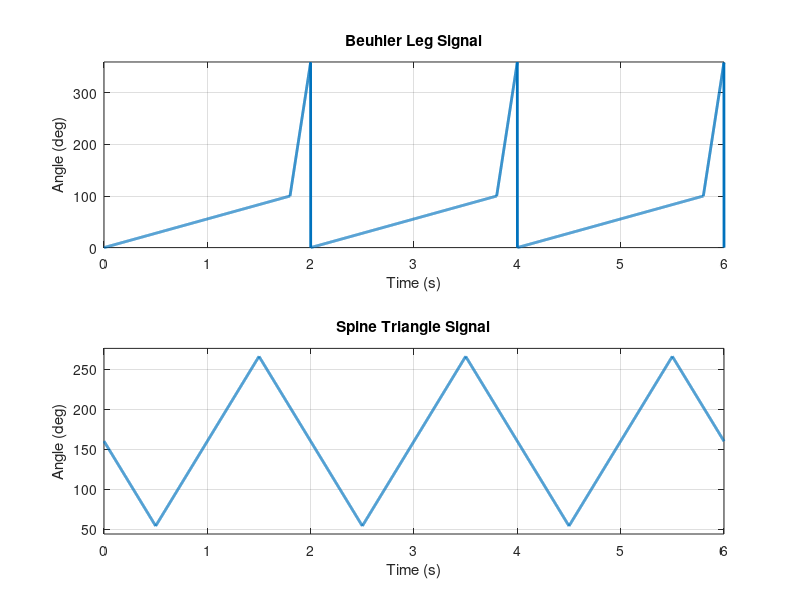

Here is the MATLAB script that generated this plot:
%% Parameters from Arduino code

clear; 
clc;

T = 2.0; % cycle_period (s)
phi_s = 100; % slow phase extent (deg)
phi_0 = 50; % slow phase center (deg)
duty_cycle = 0.9; % slow phase fraction

spine_center = 160; % spine_center
spine_magnitude = 106; % spine_magnitude

%% Time vectors
t_leg = linspace(0, 6, 6000); % 6 seconds for Beuhler leg command (split into ms)
t_spine = linspace(0, 6, 6000); % same 6-second window for spine
tau_leg = mod(t_leg, T);
tau_spine = mod(t_spine, T);

%% Beuhler clock setup
degree_slow_start = phi_0 - phi_s/2;
degree_slow_end   = phi_0 + phi_s/2;

T_slow = T * duty_cycle;
T_fast = T - T_slow;
w_f = (360.0 - phi_s) / T_fast; % fast phase angular speed
time_slow_start = degree_slow_start / w_f;
time_slow_end   = time_slow_start + T_slow;
w_s = phi_s / T_slow; % slow phase angular speed

%% Leg command
leg = zeros(size(t_leg));
for k = 1:numel(t_leg)
    tau = tau_leg(k);
    if tau <= time_slow_start
        leg(k) = w_f * tau;
    elseif tau <= time_slow_end
        leg(k) = degree_slow_start + (tau - time_slow_start) * w_s;
    else
        leg(k) = degree_slow_end + (tau - time_slow_end) * w_f;
    end
end

%% Spine triangle wave (single waveform, repeated over 6 s)
tri = 4.0 * abs(mod((tau_spine / T) + 0.25, 1.0) - 0.5) - 1.0;
spine = spine_center + spine_magnitude * tri;

%% Plot
figure;

subplot(2,1,1)
plot(t_leg, leg, 'LineWidth', 2);
grid on;
xlabel('Time (s)');
ylabel('Angle (deg)');
title('Beuhler Leg Signal');
xlim([0 6]);
ylim([0 360]);

subplot(2,1,2)
plot(t_spine, spine, 'LineWidth', 2);
grid on;
xlabel('Time (s)');
ylabel('Angle (deg)');
title('Spine Triangle Signal');
xlim([0 6]);
ylim([spine_center-spine_magnitude-10, spine_center+spine_magnitude+10]);
